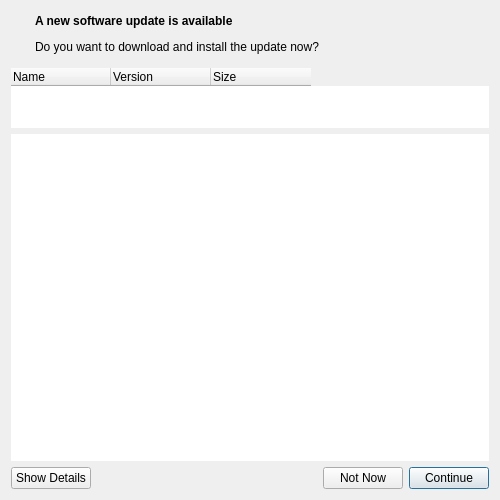
<?xml version="1.0" encoding="UTF-8"?>
<ui version="4.0">
 <class>UserNotofication</class>
 <widget class="QDialog" name="UserNotofication">
  <property name="geometry">
   <rect>
    <x>0</x>
    <y>0</y>
    <width>500</width>
    <height>500</height>
   </rect>
  </property>
  <property name="windowTitle">
   <string/>
  </property>
  <layout class="QGridLayout" name="gridLayout_2">
   <item row="0" column="0">
    <layout class="QGridLayout" name="gridLayout">
     <item row="0" column="0" rowspan="3" colspan="2">
      <widget class="QLabel" name="labelLogo">
       <property name="text">
        <string/>
       </property>
      </widget>
     </item>
     <item row="0" column="2" rowspan="2">
      <spacer name="horizontalSpacer_2">
       <property name="orientation">
        <enum>Qt::Horizontal</enum>
       </property>
       <property name="sizeType">
        <enum>QSizePolicy::Fixed</enum>
       </property>
       <property name="sizeHint" stdset="0">
        <size>
         <width>11</width>
         <height>45</height>
        </size>
       </property>
      </spacer>
     </item>
     <item row="0" column="3">
      <widget class="QLabel" name="labelText">
       <property name="sizePolicy">
        <sizepolicy hsizetype="Expanding" vsizetype="Preferred">
         <horstretch>0</horstretch>
         <verstretch>0</verstretch>
        </sizepolicy>
       </property>
       <property name="font">
        <font>
         <weight>75</weight>
         <bold>true</bold>
        </font>
       </property>
       <property name="text">
        <string>A new software update is available</string>
       </property>
      </widget>
     </item>
     <item row="1" column="3">
      <widget class="QLabel" name="labelDescription">
       <property name="sizePolicy">
        <sizepolicy hsizetype="Expanding" vsizetype="Preferred">
         <horstretch>0</horstretch>
         <verstretch>0</verstretch>
        </sizepolicy>
       </property>
       <property name="text">
        <string>Do you want to download and install the update now?</string>
       </property>
       <property name="wordWrap">
        <bool>true</bool>
       </property>
       <property name="openExternalLinks">
        <bool>false</bool>
       </property>
      </widget>
     </item>
    </layout>
   </item>
   <item row="1" column="0">
    <widget class="QTreeWidget" name="treeWidget">
     <property name="sizePolicy">
      <sizepolicy hsizetype="Preferred" vsizetype="Preferred">
       <horstretch>0</horstretch>
       <verstretch>0</verstretch>
      </sizepolicy>
     </property>
     <property name="maximumSize">
      <size>
       <width>16777215</width>
       <height>60</height>
      </size>
     </property>
     <property name="frameShape">
      <enum>QFrame::NoFrame</enum>
     </property>
     <property name="showDropIndicator" stdset="0">
      <bool>false</bool>
     </property>
     <property name="selectionMode">
      <enum>QAbstractItemView::NoSelection</enum>
     </property>
     <property name="rootIsDecorated">
      <bool>false</bool>
     </property>
     <property name="itemsExpandable">
      <bool>false</bool>
     </property>
     <property name="expandsOnDoubleClick">
      <bool>false</bool>
     </property>
     <attribute name="headerStretchLastSection">
      <bool>false</bool>
     </attribute>
     <column>
      <property name="text">
       <string>Name</string>
      </property>
     </column>
     <column>
      <property name="text">
       <string>Version</string>
      </property>
     </column>
     <column>
      <property name="text">
       <string>Size</string>
      </property>
     </column>
    </widget>
   </item>
   <item row="2" column="0">
    <widget class="UpdateNode::TextBrowser" name="textBrowser">
     <property name="minimumSize">
      <size>
       <width>0</width>
       <height>300</height>
      </size>
     </property>
     <property name="frameShape">
      <enum>QFrame::NoFrame</enum>
     </property>
     <property name="lineWidth">
      <number>1</number>
     </property>
     <property name="html">
      <string notr="true">&lt;!DOCTYPE HTML PUBLIC &quot;-//W3C//DTD HTML 4.0//EN&quot; &quot;http://www.w3.org/TR/REC-html40/strict.dtd&quot;&gt;
&lt;html&gt;&lt;head&gt;&lt;meta name=&quot;qrichtext&quot; content=&quot;1&quot; /&gt;&lt;style type=&quot;text/css&quot;&gt;
p, li { white-space: pre-wrap; }
&lt;/style&gt;&lt;/head&gt;&lt;body style=&quot; font-family:'MS Shell Dlg 2'; font-size:8.25pt; font-weight:400; font-style:normal;&quot;&gt;
&lt;p style=&quot;-qt-paragraph-type:empty; margin-top:0px; margin-bottom:0px; margin-left:0px; margin-right:0px; -qt-block-indent:0; text-indent:0px; font-size:8pt;&quot;&gt;&lt;br /&gt;&lt;/p&gt;&lt;/body&gt;&lt;/html&gt;</string>
     </property>
     <property name="openExternalLinks">
      <bool>true</bool>
     </property>
    </widget>
   </item>
   <item row="3" column="0">
    <layout class="QHBoxLayout" name="horizontalLayout">
     <item>
      <widget class="QPushButton" name="pshDetails">
       <property name="text">
        <string>Show Details</string>
       </property>
       <property name="autoDefault">
        <bool>false</bool>
       </property>
      </widget>
     </item>
     <item>
      <spacer name="horizontalSpacer">
       <property name="orientation">
        <enum>Qt::Horizontal</enum>
       </property>
       <property name="sizeHint" stdset="0">
        <size>
         <width>168</width>
         <height>20</height>
        </size>
       </property>
      </spacer>
     </item>
     <item>
      <widget class="QPushButton" name="pshNo">
       <property name="text">
        <string>Not Now</string>
       </property>
       <property name="autoDefault">
        <bool>false</bool>
       </property>
      </widget>
     </item>
     <item>
      <widget class="QPushButton" name="pshYes">
       <property name="text">
        <string>Continue</string>
       </property>
       <property name="default">
        <bool>true</bool>
       </property>
      </widget>
     </item>
    </layout>
   </item>
  </layout>
 </widget>
 <customwidgets>
  <customwidget>
   <class>UpdateNode::TextBrowser</class>
   <extends>QTextBrowser</extends>
   <header>textbrowser.h</header>
  </customwidget>
 </customwidgets>
 <resources/>
 <connections>
  <connection>
   <sender>pshYes</sender>
   <signal>clicked()</signal>
   <receiver>UserNotofication</receiver>
   <slot>accept()</slot>
   <hints>
    <hint type="sourcelabel">
     <x>462</x>
     <y>453</y>
    </hint>
    <hint type="destinationlabel">
     <x>435</x>
     <y>374</y>
    </hint>
   </hints>
  </connection>
  <connection>
   <sender>pshNo</sender>
   <signal>clicked()</signal>
   <receiver>UserNotofication</receiver>
   <slot>reject()</slot>
   <hints>
    <hint type="sourcelabel">
     <x>381</x>
     <y>453</y>
    </hint>
    <hint type="destinationlabel">
     <x>184</x>
     <y>374</y>
    </hint>
   </hints>
  </connection>
 </connections>
</ui>
